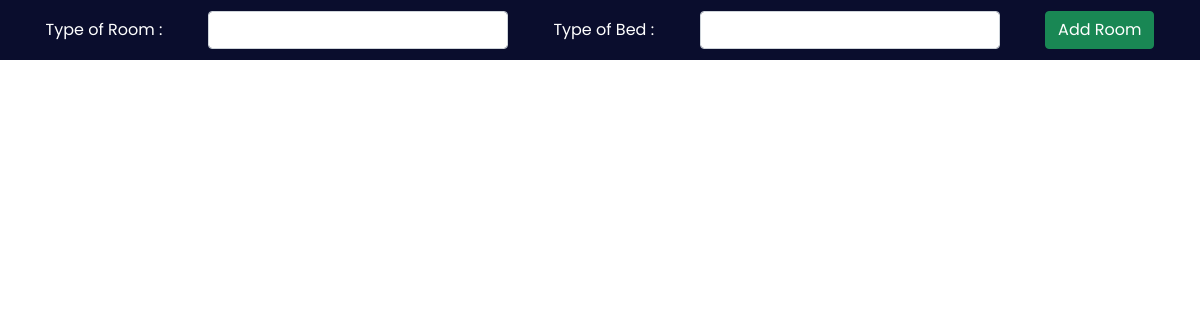
The page /admin/room.php on the database as committed earlier.
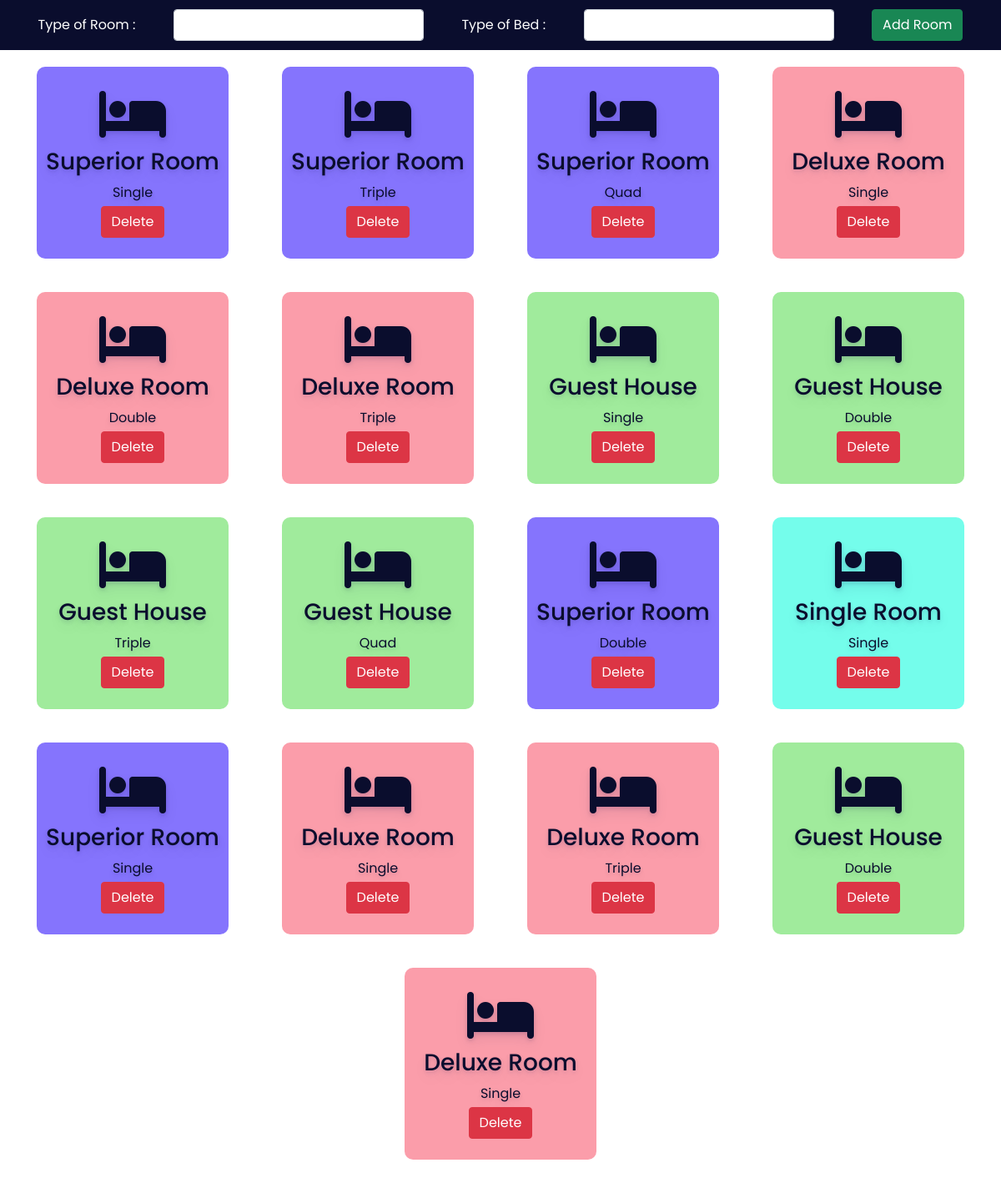
The same page on the database as committed later.
### tables this page shows
CREATE TABLE `room` (
  `id` int NOT NULL,
  `type` varchar(50) NOT NULL,
  `bedding` varchar(50) NOT NULL
);

### admin/room.php (the view, shortened to what this page needs)
<?php
include '../config.php';
?>
<!DOCTYPE html>
<html lang="en">
<head>
    <link rel="stylesheet" href="https://cdnjs.cloudflare.com/ajax/libs/font-awesome/6.2.0/css/all.min.css" />
    <link href="https://cdn.jsdelivr.net/npm/bootstrap@5.0.2/dist/css/bootstrap.min.css" rel="stylesheet">
    <link rel="stylesheet" href="css/room.css">
</head>
<body>
    <div class="addroomsection">
        <form action="" method="POST">
            <label for="troom" required>Type of Room :</label>
            <select name="troom" class="form-control">
                <option value selected></option>
                <option value="Superior Room">SUPERIOR ROOM</option>
            </select>
            <label for="bed" required>Type of Bed :</label>
            <select name="bed" class="form-control">
                <option value selected></option>
                <option value="Single">Single</option>
            </select>
            <button type="submit" class="btn btn-success" name="addroom">Add Room</button>
        </form>
    </div>
    <div class="room">
        <?php
        $sql = "select * from room";
        $re = mysqli_query($conn, $sql)
        ?>
        <?php
        while ($row = mysqli_fetch_array($re)) {
            $id = $row['type'];
            if ($id == "Superior Room") {
                echo "<div class='roombox roomboxsuperior'>
						<div class='text-center no-boder'>
                            <i class='fa-solid fa-bed fa-4x mb-2'></i>
							<h3>" . $row['type'] . "</h3>
                            <div class='mb-1'>" . $row['bedding'] . "</div>
                            <a href='roomdelete.php?id=". $row['id'] ."'><button class='btn btn-danger'>Delete</button></a>
						</div>
                    </div>";
            } else if ($id == "Deluxe Room") {
                echo "<div class='roombox roomboxdelux'>
                        <div class='text-center no-boder'>
                        <i class='fa-solid fa-bed fa-4x mb-2'></i>
                        <h3>" . $row['type'] . "</h3>
                        <div class='mb-1'>" . $row['bedding'] . "</div>
                        <a href='roomdelete.php?id=". $row['id'] ."'><button class='btn btn-danger'>Delete</button></a>
                    </div>
                    </div>";
            } else if ($id == "Guest House") {
                echo "<div class='roombox roomboguest'>
                <div class='text-center no-boder'>
                <i class='fa-solid fa-bed fa-4x mb-2'></i>
							<h3>" . $row['type'] . "</h3>
                            <div class='mb-1'>" . $row['bedding'] . "</div>
                            <a href='roomdelete.php?id=". $row['id'] ."'><button class='btn btn-danger'>Delete</button></a>
					</div>
            </div>";
            } else if ($id == "Single Room") {
                echo "<div class='roombox roomboxsingle'>
                        <div class='text-center no-boder'>
                        <i class='fa-solid fa-bed fa-4x mb-2'></i>
                        <h3>" . $row['type'] . "</h3>
                        <div class='mb-1'>" . $row['bedding'] . "</div>
                        <a href='roomdelete.php?id=". $row['id'] ."'><button class='btn btn-danger'>Delete</button></a>
                    </div>
                    </div>";
            }
        }
        ?>
    </div>
</body>
</html>

### admin/css/room.css (style rules this page uses)
:root { --bg-text-shadow: 0 2px 4px rgb(13 0 77 / 8%), 0 3px 6px rgb(13 0 77 / 8%), 0 8px 16px rgb(13 0 77 / 8%); --bg-box-shadow: 0px 0px 20px 6px rgba(8, 8, 15, 0.31); }
* { margin: 0; padding: 0; font-family: 'Poppins', sans-serif; }
.addroomsection { height: 60px; width: 100%; background-color: #0a0d2d; position:fixed; z-index: 100; }
.addroomsection form { height: 100%; display: flex; justify-content: space-evenly; align-items: center; }
.addroomsection form label { color: white; }
.addroomsection form select { width: 300px; }
.room { display: flex; position: relative; top: 60px; height: 85vh; overflow-y: scroll; justify-content: space-evenly; flex-wrap: wrap; }
.roombox { height: 230px; width: 230px; margin: 20px; display: flex; flex-direction: column; justify-content: center; color: #0a0d2d; text-shadow: var(--bg-text-shadow); border-radius: 10px; }
.roomboxsuperior { background-color:#2407fc8e; }
.roomboxdelux { background-color:#fa8393c8; }
.roomboguest { background-color:#19cf1069; }
.roomboxsingle { background-color:#07fcdb8e; }

Rows that differ between the two databases and show on the page:
added room: type "Superior Room", bedding "Single"
added room: type "Superior Room", bedding "Triple"
added room: type "Superior Room", bedding "Quad"
added room: type "Deluxe Room", bedding "Single"
added room: type "Deluxe Room", bedding "Double"
added room: type "Deluxe Room", bedding "Triple"
added room: type "Guest House", bedding "Single"
added room: type "Guest House", bedding "Double"
added room: type "Guest House", bedding "Triple"
added room: type "Guest House", bedding "Quad"
added room: type "Superior Room", bedding "Double"
added room: type "Single Room", bedding "Single"
added room: type "Superior Room", bedding "Single"
added room: type "Deluxe Room", bedding "Single"
added room: type "Deluxe Room", bedding "Triple"
added room: type "Guest House", bedding "Double"
added room: type "Deluxe Room", bedding "Single"
